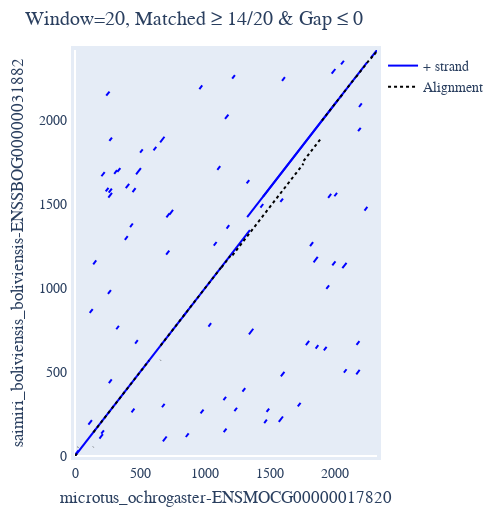

The notebook cell saved with this chart:
### Code cell
cogent3_aligner_seqs.dotplot(name1 = 'microtus_ochrogaster-ENSMOCG00000017820', name2 = 'saimiri_boliviensis_boliviensis-ENSSBOG00000031882')

### Figure 1 — Plotly figure (JSON) as saved in the notebook; plotly's stock layout.template omitted (floating-point values rounded to 4 significant figures; data arrays with more than 128 entries replaced by an {"elided": "..."} marker saying what was removed)
{"data": [{"line": {"color": "blue"}, "mode": "lines", "name": "+ strand", "showlegend": true, "type": "scatter", "x": {"elided": "236 int values"}, "xaxis": "x", "y": {"elided": "236 int values"}, "yaxis": "y"}, {"line": {"color": "black", "dash": "dot"}, "mode": "lines", "name": "Alignment", "showlegend": true, "type": "scatter", "x": [0.2, 20.2, null, 141.2, 569.2, null, 657.2, 1121.0, null, 1755.0, 1895.0, null, 21.2, 23.2, null, 141.2, 140.2, null, 657.2, 656.2, null, 1125.0, 1193.0, null, 1209.0, 1208.0, null, 1209.0, 1754.0, null, 1896.0, 2153.0, null, 2157.0, 2267.0, null, 2271.0, 2294.0, null, 2298.0, 2318.0], "xaxis": "x", "y": [0, 20, null, 141, 569, null, 657, 1121, null, 1755, 1895, null, 51, 53, null, 54, 53, null, 570, 569, null, 1122, 1190, null, 1191, 1190, null, 1194, 1739, null, 1995, 2252, null, 2253, 2363, null, 2364, 2387, null, 2388, 2408], "yaxis": "y"}], "layout": {"autosize": false, "font": {"family": "Balto", "size": 14}, "height": 520.7, "hovermode": "closest", "margin": {"b": 50, "l": 50, "pad": 4, "r": 50, "t": 50}, "showlegend": true, "title": {"text": "Window=20, Matched ≥ 14/20 & Gap ≤ 0"}, "width": 500, "xaxis": {"mirror": true, "range": [0, 2319], "showgrid": false, "showline": true, "title": {"text": "microtus_ochrogaster-ENSMOCG00000017820"}, "visible": true}, "yaxis": {"mirror": true, "range": [0, 2415], "showgrid": false, "showline": true, "title": {"text": "saimiri_boliviensis_boliviensis-ENSSBOG00000031882"}, "visible": true}}}
